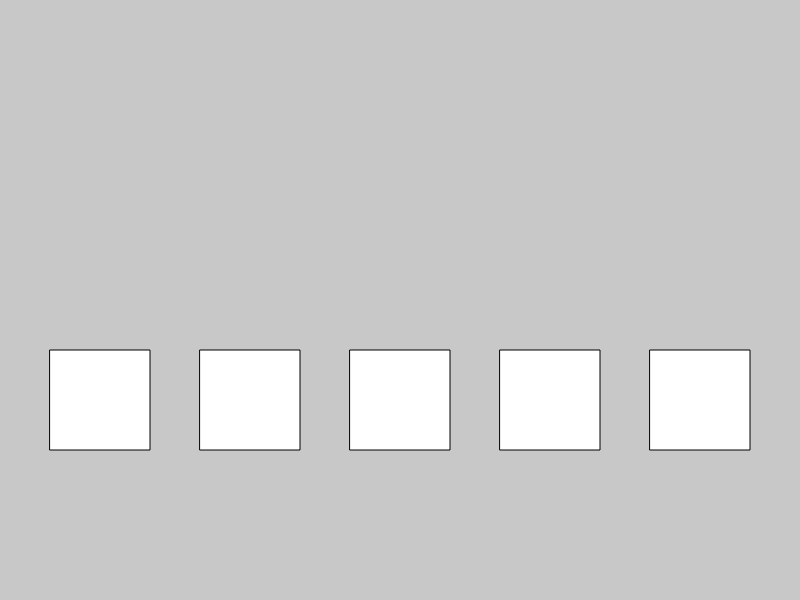
Frame 1 (no input)
Frame 60 (no input): identical to frame 1, image omitted
Frame 120 (the mouse pressed at the canvas centre since frame 60): identical to frame 1, image omitted

The p5.js sketch that drew this single still picture (run headless with seeded random() and noise() and a simulated clock; from frame 60 on, the mouse is pressed at the canvas centre):

// p5.js sketch
// ── sketch.js
/*
   Description: Lesson 7 - For Loops example
   Author: Mr. Kowalczewski
   Date of last edit: October 28, 2026
*/

function setup() {
  createCanvas(800, 600);
}

function draw() {
  background(200);

  // ----- Without a loop -----
  // five rectangles, written out one at a time
  // rect(50, 350, 100, 100);
  // rect(200, 350, 100, 100);
  // rect(350, 350, 100, 100);
  // rect(500, 350, 100, 100);
  // rect(650, 350, 100, 100);

  // ----- With a for loop -----
  // initial value; condition; pattern
  fill(255);
  for (let xValue = 50; xValue <= 650; xValue += 150) {
    rect(xValue, 350, 100, 100);
  }

  

  // what is wrong with this loop?
  for (let xValue = 50; xValue > 650; xValue += 150) {
    ellipse(xValue, 500, 50, 50);
  }
}
